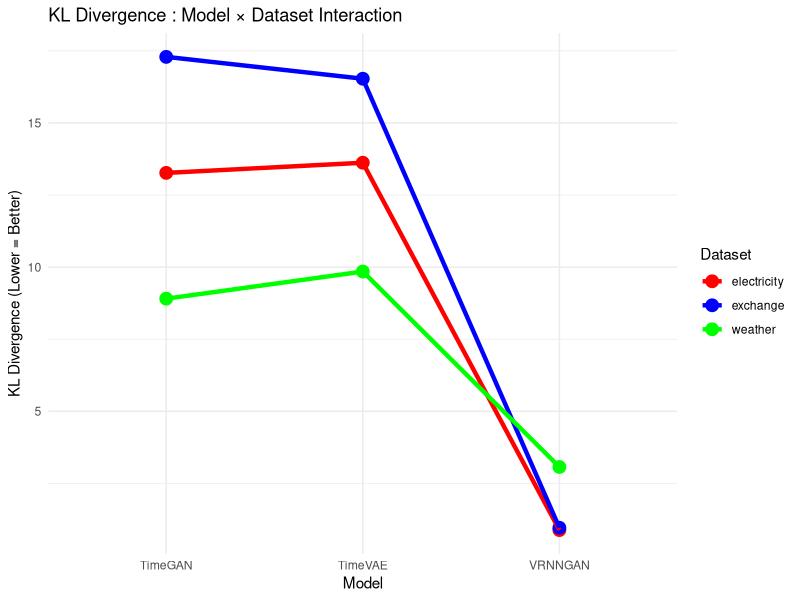
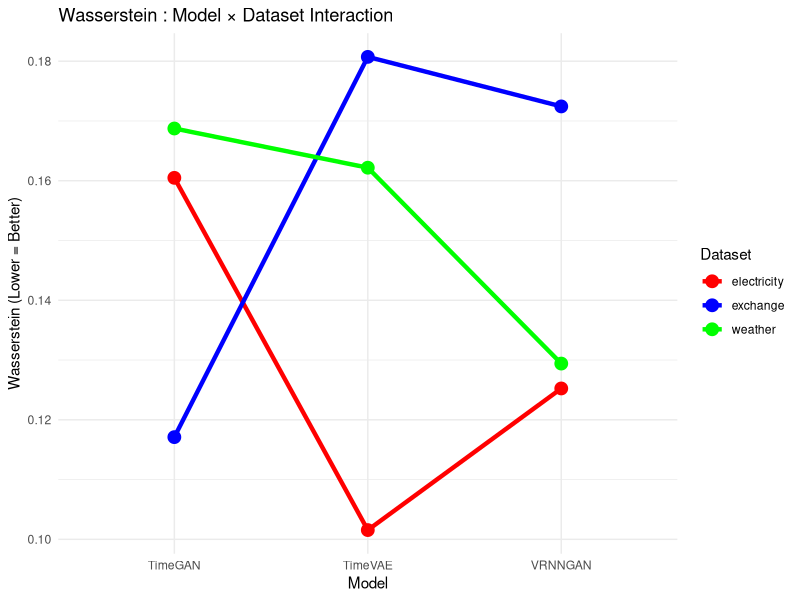
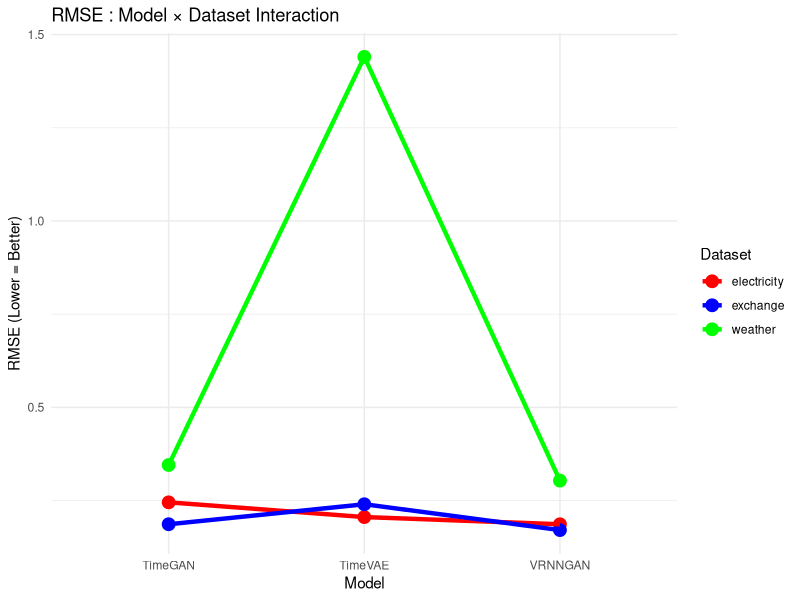
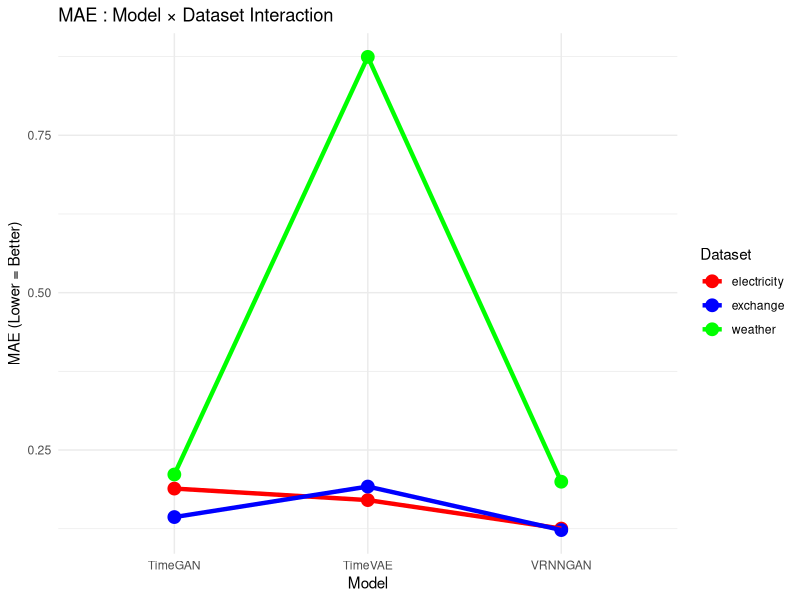
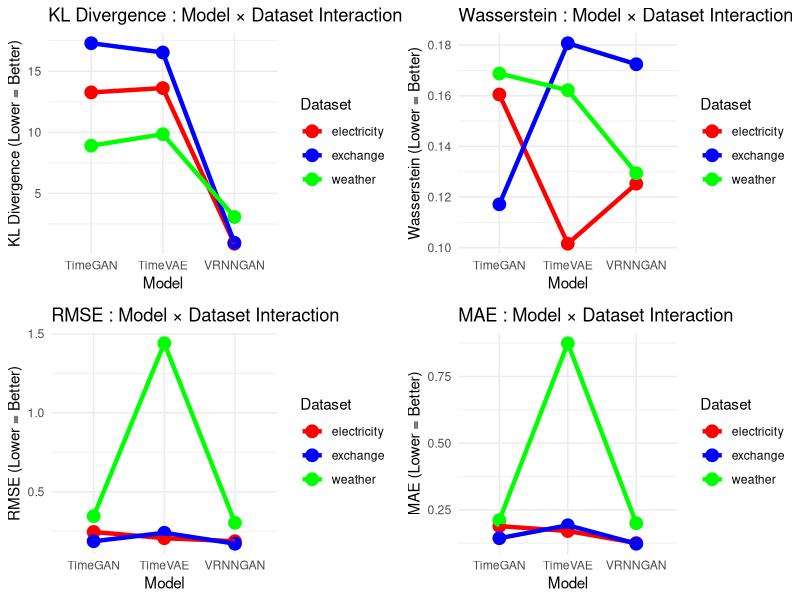
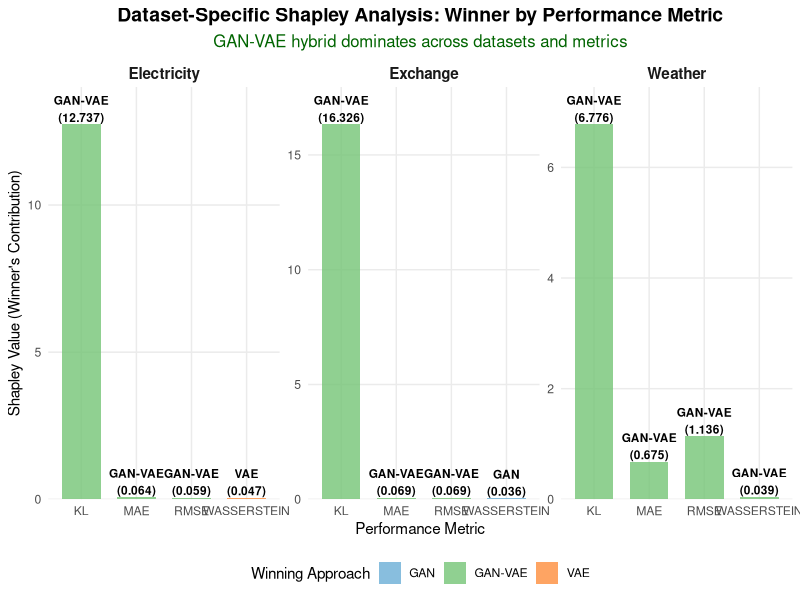
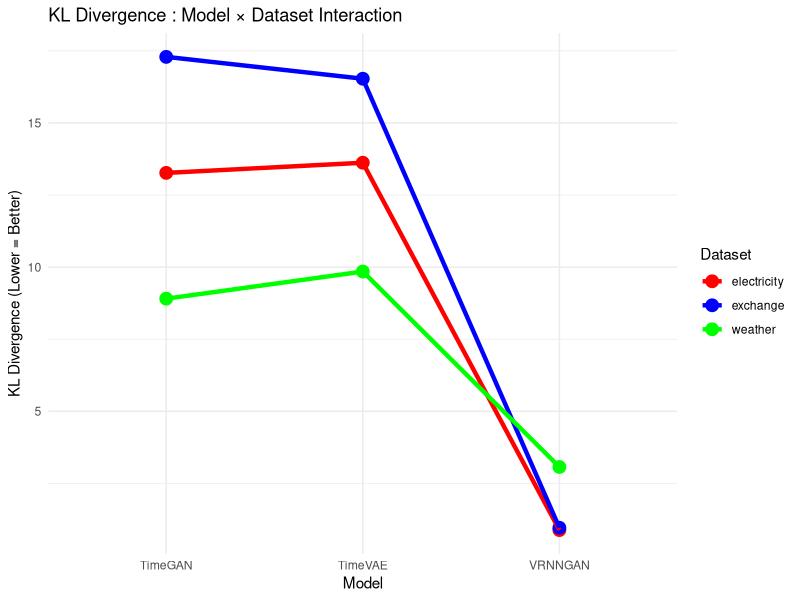
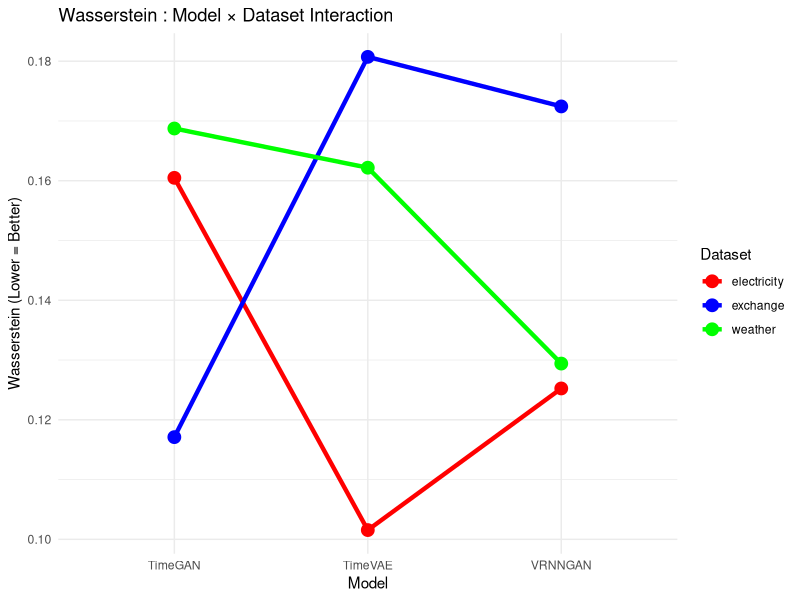

Write R code to recreate these figures, in order.
## ---- chunk 1
library(jsonlite)
library(rlang)
## ---- chunk 2
# Load and clean the dataset
dataset <- read.csv("cleaned_bootstrap.csv")

# Check the structure of the data
str(dataset)

# Convert categorical variables to factors
dataset$model <- as.factor(dataset$model)
dataset$dataset <- as.factor(dataset$dataset)

# Check for missing values
sum(is.na(dataset))

# Summary of the cleaned data
summary(dataset)

# Check factor levels
levels(dataset$model)
levels(dataset$dataset)
## ---- chunk 3
res_wasserstein <- aov(wasserstein ~ model + dataset + model*dataset, data = dataset)
res_kl <- aov(kl ~ model + dataset + model*dataset, data = dataset)
res_rmse <- aov(rmse ~ model + dataset + model*dataset, data = dataset)
res_mae <- aov(mae ~ model + dataset + model*dataset, data = dataset)

# Display summaries
cat("Wasserstein Distance ANOVA:\n")
summary(res_wasserstein)
cat("\nKL Divergence ANOVA:\n")
summary(res_kl)
cat("RMSE ANOVA")
summary(res_rmse)
cat("\nMAE ANOVA:\n")
summary(res_mae)
## ---- chunk 4
library(ggplot2)
library(gridExtra)

# Simple function to make one plot
make_ggplot <- function(metric_name, y_col, title) {
  ggplot(dataset, aes(x = model, y = !!sym(y_col), color = dataset, group = dataset)) +
    geom_point(stat = "summary", fun = "mean", size = 4) +
    geom_line(stat = "summary", fun = "mean", size = 1.5) +
    labs(title = paste(title, ": Model × Dataset Interaction"),
         x = "Model", y = paste(title, "(Lower = Better)"),
         color = "Dataset") +
    theme_minimal() +
    scale_color_manual(values = c("electricity" = "red", "exchange" = "blue", "weather" = "green"))
}

# Create all plots at once
plots <- list(
  kl = make_ggplot("KL Divergence", "kl", "KL Divergence"),
  wasserstein = make_ggplot("Wasserstein", "wasserstein", "Wasserstein"),
  rmse = make_ggplot("RMSE", "rmse", "RMSE"), 
  mae = make_ggplot("MAE", "mae", "MAE")
)

# Display individual plots
print(plots$kl)
print(plots$wasserstein) 
print(plots$rmse)
print(plots$mae)

# Save plots
ggsave("interaction_kl.png", plots$kl, width = 10, height = 6)
ggsave("interaction_wasserstein.png", plots$wasserstein, width = 10, height = 6)
ggsave("interaction_rmse.png", plots$rmse, width = 10, height = 6)
ggsave("interaction_mae.png", plots$mae, width = 10, height = 6)

# Combined plot
combined <- grid.arrange(plots$kl, plots$wasserstein, plots$rmse, plots$mae, ncol = 2)
ggsave("interaction_plots_combined.png", combined, width = 14, height = 10)

cat("All plots saved!\n")
## ---- chunk 5
# Correct Tukey HSD post-hoc analysis with compact letter display

library(multcomp)  # For compact letter display

# Perform TukeyHSD
tukey_kl <- TukeyHSD(res_kl)
tukey_wasserstein <- TukeyHSD(res_wasserstein)
tukey_rmse <- TukeyHSD(res_rmse)
tukey_mae <- TukeyHSD(res_mae)

# Function to create compact letter display
create_compact_letters <- function(tukey_result, aov_result, metric_name) {
  
  cat(paste("\n=== ", toupper(metric_name), " TUKEY HSD RESULTS ===\n"))
  
  # Use multcomp for compact letter display
  tukey_mc <- glht(aov_result, linfct = mcp(model = "Tukey"))
  letters_result <- cld(tukey_mc, alpha = 0.05)
  
  # Extract means for each group
  model_means <- aggregate(dataset[[metric_name]], 
                          by = list(Model = dataset$model), 
                          FUN = mean, na.rm = TRUE)
  names(model_means)[2] <- "Mean"
  
  # Combine with letters
  results_table <- data.frame(
    Model = names(letters_result$mcletters$Letters),
    Mean = round(model_means$Mean[match(names(letters_result$mcletters$Letters), model_means$Model)], 4),
    Group = letters_result$mcletters$Letters,
    stringsAsFactors = FALSE
  )
  
  # Sort by mean (best to worst for error metrics)
  results_table <- results_table[order(results_table$Mean), ]
  
  cat("Pairwise Comparisons (Groups with same letter are NOT significantly different):\n")
  print(results_table)
  
  return(results_table)
}

# Create compact letter displays for each metric
kl_letters <- create_compact_letters(tukey_kl, res_kl, "kl")
wasserstein_letters <- create_compact_letters(tukey_wasserstein, res_wasserstein, "wasserstein")
rmse_letters <- create_compact_letters(tukey_rmse, res_rmse, "rmse")
mae_letters <- create_compact_letters(tukey_mae, res_mae, "mae")

# Create summary table for paper
create_summary_tukey_table <- function() {
  
  cat("\n=== SUMMARY TABLE FOR PUBLICATION ===\n")
  
  summary_table <- data.frame(
    Model = kl_letters$Model,
    KL_Mean = kl_letters$Mean,
    KL_Group = kl_letters$Group,
    Wasserstein_Mean = wasserstein_letters$Mean[match(kl_letters$Model, wasserstein_letters$Model)],
    Wasserstein_Group = wasserstein_letters$Group[match(kl_letters$Model, wasserstein_letters$Model)],
    RMSE_Mean = rmse_letters$Mean[match(kl_letters$Model, rmse_letters$Model)],
    RMSE_Group = rmse_letters$Group[match(kl_letters$Model, rmse_letters$Model)],
    MAE_Mean = mae_letters$Mean[match(kl_letters$Model, mae_letters$Model)],
    MAE_Group = mae_letters$Group[match(kl_letters$Model, mae_letters$Model)]
  )
  
  print(summary_table)
  
  return(summary_table)
}

final_tukey_table <- create_summary_tukey_table()
## ---- chunk 6
calculate_shapley_based_contributions <- function(data, metric_col, dataset_name = "all") {
  
  if(dataset_name != "all") {
    data <- data[data$dataset == dataset_name, ]
  }
  
  # Get raw performances (lower = better for error metrics)
  gan_perf <- mean(data[data$model == "TimeGAN", metric_col], na.rm = TRUE)
  vae_perf <- mean(data[data$model == "TimeVAE", metric_col], na.rm = TRUE)
  hybrid_perf <- mean(data[data$model == "VRNNGAN", metric_col], na.rm = TRUE)
  
  # Transform to utility scale (higher = better)
  # Use the worst performance as baseline
  worst_baseline <- max(gan_perf, vae_perf, hybrid_perf)
  
  # Value function v(S) - improvement from baseline
  v_empty <- 0
  v_gan <- worst_baseline - gan_perf
  v_vae <- worst_baseline - vae_perf  
  v_gan_vae <- worst_baseline - hybrid_perf
  
  # Your original Shapley formulas
  phi_gan <- (1/2) * (v_gan - v_empty) + (1/2) * (v_gan_vae - v_vae)
  phi_vae <- (1/2) * (v_vae - v_empty) + (1/2) * (v_gan_vae - v_gan)
  phi_hybrid <- v_gan_vae - v_empty
  
  # Calculate contribution percentages
  total_contribution <- phi_gan + phi_vae
  gan_percent <- ifelse(total_contribution > 0, (phi_gan / total_contribution) * 100, 50)
  vae_percent <- ifelse(total_contribution > 0, (phi_vae / total_contribution) * 100, 50)
  
  # Results table
  results <- data.frame(
    Component = c("GAN", "VAE", "GAN-VAE"),
    Shapley_Value = c(phi_gan, phi_vae, phi_hybrid),
    Raw_Performance = c(gan_perf, vae_perf, hybrid_perf),
    Contribution_Percent = c(gan_percent, vae_percent, 100),
    Interpretation = c(
      paste("GAN contributes", round(gan_percent, 1), "% to hybrid success"),
      paste("VAE contributes", round(vae_percent, 1), "% to hybrid success"),
      "Total hybrid performance"
    )
  )
  
  return(list(
    results = results,
    dataset = dataset_name,
    metric = metric_col,
    efficiency_check = abs((phi_gan + phi_vae) - phi_hybrid) < 1e-10,
    synergy = phi_hybrid > max(v_gan, v_vae)  # Does hybrid beat individual components?
  ))
}
## ---- chunk 7
# Modified function to clearly show all three components including hybrid
create_complete_shapley_analysis <- function() {
  
  datasets <- levels(dataset$dataset)
  metrics <- c("kl", "wasserstein", "rmse", "mae")
  
  cat("=== COMPLETE SHAPLEY ANALYSIS (ALL COMPONENTS) ===\n")
  cat("Showing GAN, VAE, and GAN-VAE (VRNNGAN) hybrid values\n\n")
  
  for(ds in datasets) {
    cat(paste("### ", toupper(ds), " DATASET ###\n"))
    
    # Create complete summary table showing all three components
    dataset_summary <- data.frame(
      Metric = character(0),
      TimeGAN_Shapley = numeric(0),
      TimeVAE_Shapley = numeric(0),
      VRNNGAN_Shapley = numeric(0),
      TimeGAN_Performance = numeric(0),
      TimeVAE_Performance = numeric(0),
      VRNNGAN_Performance = numeric(0),
      Best_Component = character(0),
      Hybrid_Advantage = character(0),
      stringsAsFactors = FALSE
    )
    
    for(metric in metrics) {
      result <- calculate_shapley_based_contributions(dataset, metric, ds)
      
      # Extract all values
      gan_shapley <- result$results$Shapley_Value[1]
      vae_shapley <- result$results$Shapley_Value[2]
      hybrid_shapley <- result$results$Shapley_Value[3]  # This is the hybrid!
      
      gan_perf <- result$results$Raw_Performance[1]
      vae_perf <- result$results$Raw_Performance[2]
      hybrid_perf <- result$results$Raw_Performance[3]
      
      # Find best performing component (lowest raw performance for error metrics)
      best_perf_idx <- which.min(c(gan_perf, vae_perf, hybrid_perf))
      best_component <- c("TimeGAN", "TimeVAE", "VRNNGAN")[best_perf_idx]
      
      # Check if hybrid has advantage (better performance than individual components)
      hybrid_advantage <- ifelse(hybrid_perf < min(gan_perf, vae_perf), "YES", "NO")
      
      # Add to summary
      dataset_summary <- rbind(dataset_summary, data.frame(
        Metric = toupper(metric),
        TimeGAN_Shapley = round(gan_shapley, 4),
        TimeVAE_Shapley = round(vae_shapley, 4),
        VRNNGAN_Shapley = round(hybrid_shapley, 4),
        TimeGAN_Performance = round(gan_perf, 4),
        TimeVAE_Performance = round(vae_perf, 4),
        VRNNGAN_Performance = round(hybrid_perf, 4),
        Best_Component = best_component,
        Hybrid_Advantage = hybrid_advantage,
        stringsAsFactors = FALSE
      ))
    }
    
    # Print complete summary
    cat("Complete Component Analysis:\n")
    print(dataset_summary)
    
    # Analysis insights
    cat("\nDataset Insights:\n")
    timegan_wins <- sum(dataset_summary$Best_Component == "TimeGAN")
    timevae_wins <- sum(dataset_summary$Best_Component == "TimeVAE") 
    vrnngan_wins <- sum(dataset_summary$Best_Component == "VRNNGAN")
    hybrid_advantages <- sum(dataset_summary$Hybrid_Advantage == "YES")
    
    cat(paste("• TimeGAN best in", timegan_wins, "out of", length(metrics), "metrics\n"))
    cat(paste("• TimeVAE best in", timevae_wins, "out of", length(metrics), "metrics\n"))
    cat(paste("• VRNNGAN best in", vrnngan_wins, "out of", length(metrics), "metrics\n"))
    cat(paste("• Hybrid advantage in", hybrid_advantages, "out of", length(metrics), "metrics\n"))
    
    # Average Shapley values
    avg_gan <- mean(dataset_summary$TimeGAN_Shapley)
    avg_vae <- mean(dataset_summary$TimeVAE_Shapley)
    avg_hybrid <- mean(dataset_summary$VRNNGAN_Shapley)
    
    cat(paste("• Average TimeGAN Shapley:", round(avg_gan, 4), "\n"))
    cat(paste("• Average TimeVAE Shapley:", round(avg_vae, 4), "\n"))
    cat(paste("• Average VRNNGAN Shapley:", round(avg_hybrid, 4), "\n"))
    
    cat("\n", rep("=", 80), "\n\n")
  }
}

# Run the complete analysis
create_complete_shapley_analysis()
## ---- chunk 8
# Create visualization showing Shapley analysis winners by dataset and metric
create_shapley_winners_chart <- function() {
  
  library(ggplot2)
  library(dplyr)
  
  datasets <- levels(dataset$dataset)
  metrics <- c("kl", "wasserstein", "rmse", "mae")
  
  # Collect all results
  results_data <- data.frame()
  
  for(ds in datasets) {
    for(metric in metrics) {
      result <- calculate_shapley_based_contributions(dataset, metric, ds)
      
      # Get Shapley values for all three components
      gan_shapley <- result$results$Shapley_Value[1]
      vae_shapley <- result$results$Shapley_Value[2]
      hybrid_shapley <- result$results$Shapley_Value[3]
      
      # Determine winner (highest Shapley value)
      shapley_values <- c(gan_shapley, vae_shapley, hybrid_shapley)
      winner_idx <- which.max(shapley_values)
      winner <- c("GAN", "VAE", "GAN-VAE")[winner_idx]
      winner_shapley_value <- max(shapley_values) 
      
      # Add to results
      results_data <- rbind(results_data, data.frame(
        Dataset = tools::toTitleCase(ds),
        Metric = toupper(metric),
        Winner = winner,
        Shapley_Value = winner_shapley_value,
        GAN_Value = gan_shapley,
        VAE_Value = vae_shapley,
        Hybrid_Value = hybrid_shapley,
        stringsAsFactors = FALSE
      ))
    }
  }
  
  # Create the plot
  p <- ggplot(results_data, aes(x = Metric, y = Shapley_Value, fill = Winner)) +
    geom_bar(stat = "identity", alpha = 0.8, width = 0.7) +
    geom_text(aes(label = paste0(Winner, "\n(", round(Shapley_Value, 3), ")")), 
              vjust = -0.1, fontface = "bold", size = 3) +
    facet_wrap(~Dataset, scales = "free_y", ncol = 3) +
    labs(
      title = "Dataset-Specific Shapley Analysis: Winner by Performance Metric",
      subtitle = "GAN-VAE hybrid dominates across datasets and metrics",
      x = "Performance Metric",
      y = "Shapley Value (Winner's Contribution)",
      fill = "Winning Approach"
    ) +
    theme_minimal() +
    theme(
      plot.title = element_text(hjust = 0.5, face = "bold", size = 14),
      plot.subtitle = element_text(hjust = 0.5, color = "darkgreen", size = 12),
      strip.text = element_text(face = "bold", size = 11),
      axis.text.x = element_text(angle = 0, hjust = 0.5),
      legend.position = "bottom",
      panel.grid.minor = element_blank()
    ) +
    scale_fill_manual(
      values = c("GAN" = "#6BAED6", "GAN-VAE" = "#74C476", "VAE" = "#FD8D3C"),
      labels = c("GAN" = "GAN", "GAN-VAE" = "GAN-VAE", "VAE" = "VAE")
    ) +
    scale_y_continuous(expand = expansion(mult = c(0, 0.1)))
  
  return(p)
}

# Create and display the chart
shapley_winners_chart <- create_shapley_winners_chart()
print(shapley_winners_chart)

# Save the chart
ggsave("shapley_dataset_winners.png", shapley_winners_chart, 
       width = 12, height = 6, dpi = 300, bg = "white")

cat("Shapley winners chart saved as 'shapley_dataset_winners.png'\n")
